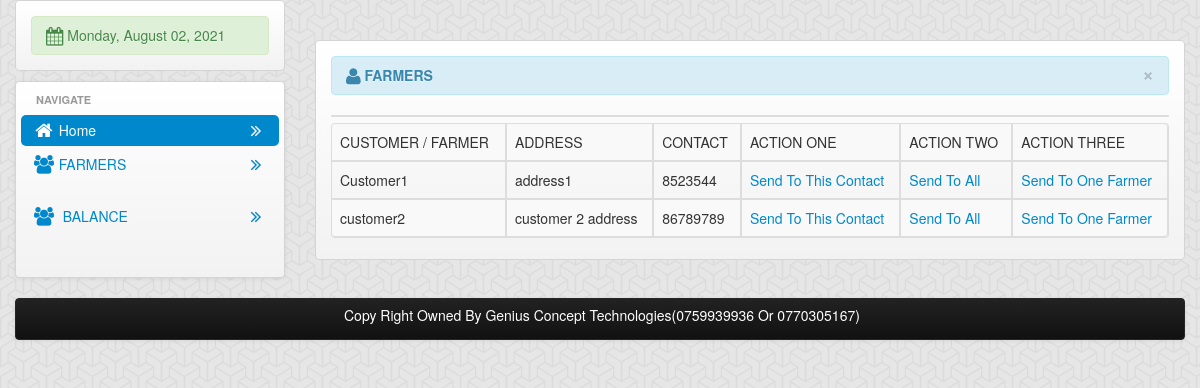
The app's page /bulk_sms/listparents.php, older data.
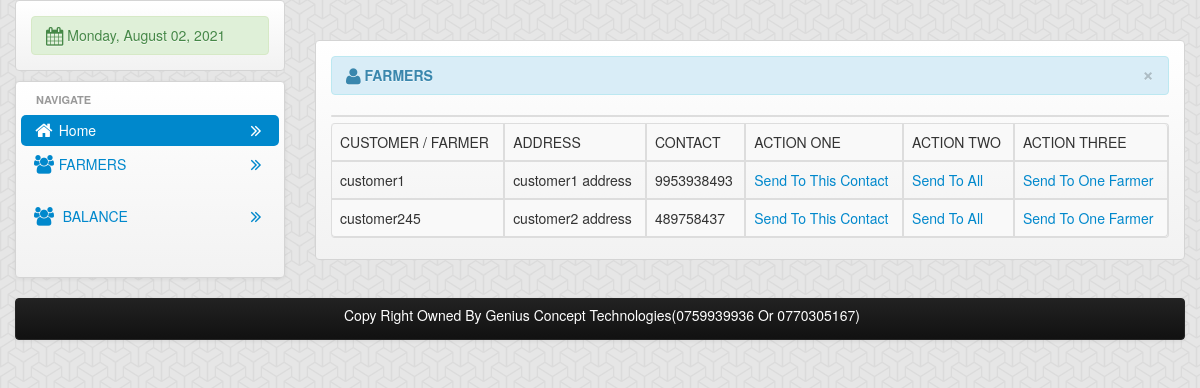
The same page, newer data.
### tables this page shows
CREATE TABLE `customer_details` (
  `id` int(10) unsigned NOT NULL auto_increment,
  `customer_name` varchar(200) NOT NULL,
  `customer_address` varchar(500) NOT NULL,
  `customer_contact1` varchar(100) NOT NULL,
  `customer_contact2` varchar(100) NOT NULL,
  `balance` int(11) NOT NULL,
  PRIMARY KEY  (`id`)
);

### bulk_sms/listparents.php (the view, shortened to what this page needs)
<?php
include('header.php');
?>
<body>
    <div class="container">
        <div class="row-fluid">
            <div class="span3">
                <div class="hero-unit-3">
                    <div class="alert-index alert-success">
                        <i class="icon-calendar icon-large"></i>
                        <?php
                        $Today = date('y:m:d');
                        $new = date('l, F d, Y', strtotime($Today));
                        echo $new;
                        ?>
                    </div>
                </div>
                <div class="hero-unit-1">
                <ul class="nav  nav-pills nav-stacked">
                    <ul class="nav  nav-pills nav-stacked">
                        <li class="nav-header">NAVIGATE</li>
                        <li   class="active">
                            <a href="main.php"><i class="icon-home icon-large"></i>&nbsp;Home
                                <div class="pull-right">
                                    <i class="icon-double-angle-right icon-large"></i>
                                </div>
                            </a>
                        </li>
                        <li>
                            <a href="register_parent.php"><i class="icon-group icon-large"></i>&nbsp;FARMERS
                                <div class="pull-right">
                                    <i class="icon-double-angle-right icon-large"></i>
                                    <li>
                            <a href="balance.php"><i class="icon-group icon-large"></i>&nbsp; BALANCE
                                <div class="pull-right">
                                    <i class="icon-double-angle-right icon-large"></i>
                                </div>
                            </a></li>
                            </a></li>
                </div>
            </div>
            <div class="span9">
                <br></br>
                <div class="hero-unit-3">
                    <table cellpadding="0" cellspacing="0" border="0" class="table table-striped table-bordered" id="example">
                        <div class="alert alert-info">
                            <button type="button" class="close" data-dismiss="alert">&times;</button>
                            <strong><i class="icon-user icon-large"></i>&nbsp;FARMERS</strong>
                        </div>
         <center>
  <table border="1" class="table table-striped table-bordered">
<tr>
<td>CUSTOMER / FARMER</td>
<td>ADDRESS</td>
<td>CONTACT </td>
<td>ACTION ONE</td>
<td>ACTION TWO</td>
<td>ACTION THREE</td>
</tr>
<?php
$selectclans="select * from customer_details ";
$sql2=mysql_query($selectclans);
while($row=mysql_fetch_array($sql2)){
echo"<tr>";
echo '<td>'.$row["customer_name"].'</td>';
echo '<td>'.$row["customer_address"].'</td>';
echo '<td>'.$row["customer_contact1"].'</td>';
?>
<td><a href="sendsms.php?tel=<?php echo $row['customer_contact1']; ?>">Send To This Contact</a></td>
<td><a href="sendsmsToAll.php?tel=<?php echo $row['customer_contact1']; ?>">Send To All</a></td>
<td><a href="selectClassToSendTo.php?class=<?php echo $row['customer_address']; ?>">Send To One Farmer</a></td>
<?php
}
?>
</tr>
</table>
</center>
                    </table>
                </div>
            </div>
        </div>
        <?php include('footer.php'); ?>
</body>
</html>

Row changes from the older to the newer data that the page shows:
removed customer_details: customer_name "Customer1", customer_address "address1", customer_contact1 "8523544"
removed customer_details: customer_name "customer2", customer_address "customer 2 address", customer_contact1 "86789789"
added customer_details: customer_name "customer1", customer_address "customer1 address", customer_contact1 "9953938493"
added customer_details: customer_name "customer245", customer_address "customer2 address", customer_contact1 "489758437"
